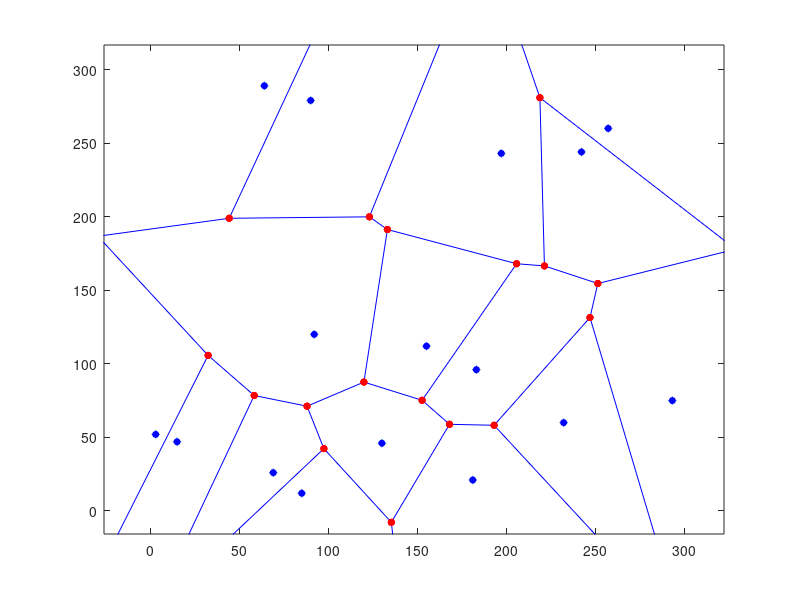

Write MATLAB code to recreate this figure.
clc
close all 
clear all

% figure()
Pos = round(300*rand(16,2));
voronoi(Pos(:,1),Pos(:,2))
[VX,VY] = voronoi(Pos(:,1),Pos(:,2));
hold on
scatter(Pos(:,1),Pos(:,2),20,'MarkerEdgeColor','b', 'MarkerFaceColor','b')
 scatter(VX(:),VY(:),20,'MarkerEdgeColor','r', 'MarkerFaceColor','r')